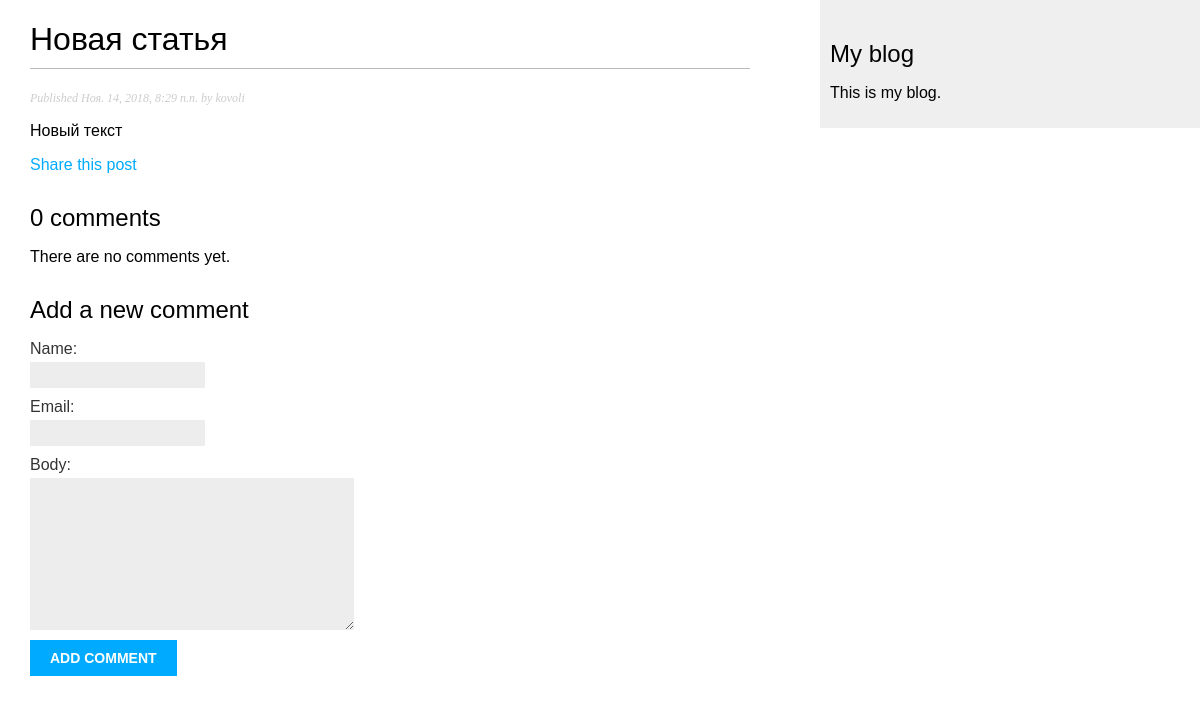
The page /blog/novaia-statia/ on the database its author committed.
### blog/models.py (models this page shows, shortened)
class Post(models.Model):
    STATUS_CHOICES = (
        ('draft', 'Draft'),
        ('published', 'Published'),
    )
    title = models.CharField(max_length=255)
    slug = models.SlugField(max_length=250, unique_for_date='publish', unique=True)
    author = models.ForeignKey(User, on_delete=models.CASCADE, related_name='blog_posts')
    body = models.TextField()
    publish = models.DateTimeField(default=timezone.now)
    created = models.DateTimeField(auto_now_add=True)
    updated = models.DateTimeField(auto_now=True)
    status = models.CharField(max_length=10, choices=STATUS_CHOICES, default='draft')
    class Meta:
        ordering = ('-publish', )
        verbose_name = 'Запись'
        verbose_name_plural = 'Записи'

### blog/views.py (the view)
def post_detail(request, post):
    post = get_object_or_404(Post, slug=post)
    comments = post.comments.filter(active=True)
    new_comment = None
    if request.method == 'POST':
        comment_form = CommentForm(data=request.POST)
        if comment_form.is_valid():
            new_comment = comment_form.save(commit=False)
            new_comment.post = post
            new_comment.save()
    else:
        comment_form = CommentForm()
    return render(request, 'blog/post/detail.html', {'post': post,
                                                     'comments': comments,
                                                     'new_comment': new_comment,
                                                     'comment_form': comment_form})

### blog/forms.py
class CommentForm(forms.ModelForm):
    class Meta:
        model = Comments
        fields = ('name', 'email', 'body')

### templates/blog/post/detail.html (shortened to what this page needs)
{% extends "blog/base.html" %}
{% block content %}
    <h1>{{ post.title }}</h1>
        <p class="date">
        Published {{ post.publish }} by {{ post.author }}
        </p>
        {{ post.body|linebreaks }}
        <p>
            <a href="{% url "blog:post_share" post.id %}">
            Share this post
            </a>
        </p>
          {% with comments.count as total_comments %}
            <h2>
              {{ total_comments }} comment{{ total_comments|pluralize }}
            </h2>
          {% endwith %}
          {% for comment in comments %}
            <div class="comment">
              <p class="info">
                Comment {{ forloop.counter }} by {{ comment.name }}
                {{ comment.created }}
              </p>
              {{ comment.body|linebreaks }}
            </div>
          {% empty %}
            <p>There are no comments yet.</p>
          {% endfor %}
          {% if new_comment %}
            <h2>Your comment has been added.</h2>
          {% else %}
            <h2>Add a new comment</h2>
            <form action="." method="post">
              {{ comment_form.as_p }}
              <p><input type="submit" value="Add comment"></p>
            </form>
          {% endif %}
{% endblock %}

### static/css/blog.css (style rules this page uses)
body { margin:0; padding:0; font-family:helvetica, sans-serif; }
a { color:#00abff; text-decoration:none; }
h1 { font-weight:normal; border-bottom:1px solid #bbb; padding:0 0 10px 0; }
h2 { font-weight:normal; margin:30px 0 0; }
p.date { color:#ccc; font-family: georgia, serif; font-size: 12px; font-style: italic; }
label { float:left; clear:both; color:#333; margin-bottom:4px; }
input, textarea { clear:both; float:left; margin:0 0 10px; background:#ededed; border:0; padding:6px 10px; font-size:12px; }
input[type=submit] { font-weight:bold; background:#00abff; color:#fff; padding:10px 20px; font-size:14px; text-transform:uppercase; }

### rows shown on the page
Post: title "Новая статья", publish "Ноя. 14, 2018, 8:29 п.п.", author "kovoli", body "Новый текст"

### other values the page prints
{{ total_comments }} "0"
